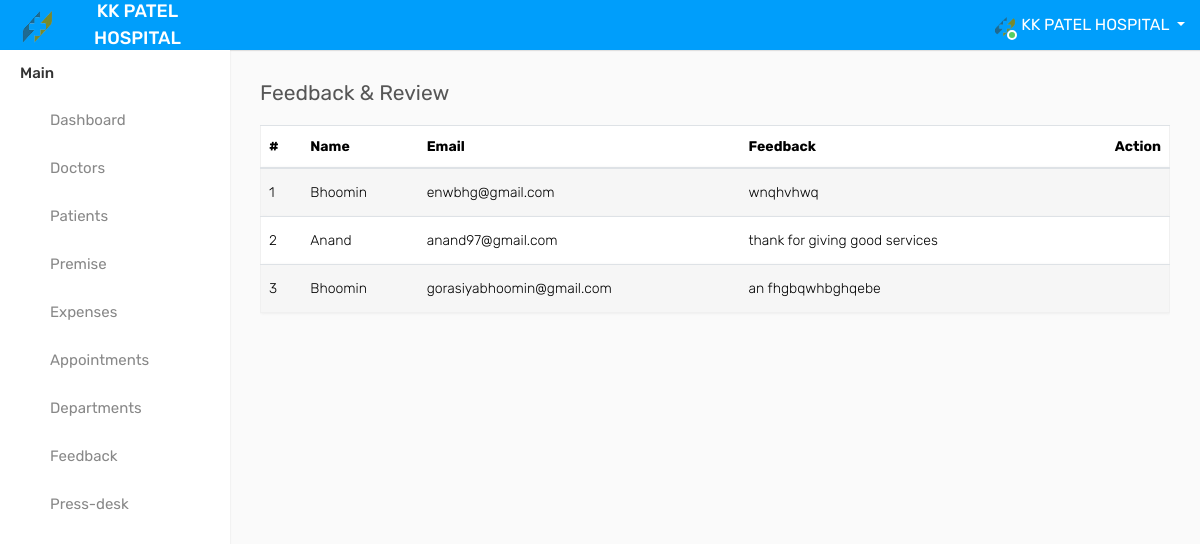
Screenshot of /admin/feedback.php (signed in) with the database file from the repository.
### tables this page shows
CREATE TABLE `admin_data` (
  `admin_id` bigint UNSIGNED NOT NULL,
  `username` varchar(255) NOT NULL,
  `email` varchar(255) NOT NULL,
  `logo` varchar(255) NOT NULL,
  `password` varchar(255) NOT NULL,
  `city` varchar(100) NOT NULL,
  `postal_code` int NOT NULL,
  `phone` int NOT NULL,
  `address` varchar(255) NOT NULL,
  `created_at` timestamp NULL DEFAULT NULL,
  `updated_at` timestamp NULL DEFAULT NULL
);

CREATE TABLE `feedback` (
  `id` int NOT NULL,
  `name` varchar(255) NOT NULL,
  `email` varchar(255) NOT NULL,
  `message` text NOT NULL,
  `created_at` timestamp NULL DEFAULT CURRENT_TIMESTAMP
);

### admin/feedback.php (the view, shortened to what this page needs)
<?php
include_once("../Database/connection.php");
$sql = "SELECT * FROM feedback";
$feedback_result = $con->query($sql);
$admin_email = $_SESSION['admin_email'];
$sql = "SELECT * FROM admin_data WHERE email = ?";
$stmt = $con->prepare($sql);
$stmt->bind_param("s", $admin_email);
$stmt->execute();
$result = $stmt->get_result();
$admin_data = $result->fetch_assoc();
?>
<!DOCTYPE html>
<html lang="en">
<head>
    <link rel="stylesheet" type="text/css" href="assets/css/bootstrap.min.css">
    <link rel="stylesheet" type="text/css" href="assets/css/font-awesome.min.css">
    <link rel="stylesheet" type="text/css" href="assets/css/style.css">
</head>
<body>
<div class="main-wrapper">
<div class="header">
			<div class="header-left">
				<a href="index-2.php" class="logo">
                <img src="assets/img/<?php echo $admin_data['logo']; ?>" width="35" height="35" alt=""> <span>KK PATEL HOSPITAL</span>
				</a>
			</div>
			<a id="toggle_btn" href="javascript:void(0);"><i class="fa fa-bars"></i></a>
            <ul class="nav user-menu float-right">
                <li class="nav-item dropdown has-arrow">
                    <a href="#" class="dropdown-toggle nav-link user-link" data-toggle="dropdown">
                        <span class="user-img">
                            <img class="rounded-circle" src="assets/img/<?php echo $admin_data['logo']; ?>" width="40" alt="Admin">
                            <span class="status online"></span>
                        </span>
                        <span><?php echo htmlspecialchars($admin_data['username']); ?></span>
                    </a>
                </li>
            </ul>
        </div>
        </div>
        <div class="sidebar" id="sidebar">
            <div class="sidebar-inner slimscroll">
                <div id="sidebar-menu" class="sidebar-menu">
                    <ul>
                        <li class="menu-title">Main</li>
                        <li>
                            <a href="index-2.php"><i class="fa fa-dashboard"></i> <span>Dashboard</span></a>
                        </li>
						<li>
                            <a href="doctors.php"><i class="fa fa-user-md"></i> <span>Doctors</span></a>
                        </li>
                        <li>
                            <a href="patients.php"><i class="fa fa-wheelchair"></i> <span>Patients</span></a>
                        </li>
                        <li>
                            <a href="premise.php"><i class="fa fa-building"></i> <span>Premise</span></a>
                        </li>
                        <li>
                            <a href="expenses.php"><i class="fa fa-money"></i> <span>Expenses</span></a>
                        </li>
                        <li>
                            <a href="appointments.php"><i class="fa fa-calendar"></i> <span>Appointments</span></a>
                        </li>
                        <li>
                            <a href="departments.php"><i class="fa fa-hospital-o"></i> <span>Departments</span></a>
                        </li>
                        <li>
                            <a href="feedback.php"><i class="fa fa-comment-o"></i> <span>Feedback</span></a>
                        </li>
                        <li>
                            <a href="press-desk.php"><i class="fa fa-newspaper-o"></i> <span>Press-desk</span></a>
                        </li>
                    </ul>
                </div>
            </div>
        </div>
        <div class="page-wrapper">
        <div class="content">
            <div class="row">
                <div class="col-sm-4 col-3">
                    <h4 class="page-title">Feedback & Review</h4>
                </div>
            </div>
            <div class="row">
                <div class="col-md-12">
                    <div class="table-responsive">
                        <table class="table table-striped custom-table">
                            <thead>
                                <tr>
                                    <th>#</th>
                                    <th>Name</th>
                                    <th>Email</th>
                                    <th>Feedback</th>
                                    <th class="text-right">Action</th>
                                </tr>
                            </thead>
                            <tbody>
                            <?php
                            if ($feedback_result && $feedback_result->num_rows > 0) {
                                $count = 1;
                                while($row = $feedback_result->fetch_assoc()) {
                            ?>
                                <tr>
                                    <td><?php echo $count++; ?></td>
                                    <td><?php echo htmlspecialchars($row['name']); ?></td>
                                    <td><?php echo htmlspecialchars($row['email']); ?></td>
                                    <td><?php echo htmlspecialchars($row['message']); ?></td>
                                    <td class="text-right">
                                        <div class="dropdown dropdown-action">
                                            <a href="#" class="action-icon dropdown-toggle" data-toggle="dropdown" aria-expanded="false"><i class="fa fa-ellipsis-v"></i></a>
                                        </div>
                                    </td>
                                </tr>
                            <?php
                                }
                            }
                            ?>
                            </tbody>
                        </table>
                    </div>
                </div>
            </div>
        </div>
    </div>
</body>
</html>

### rows the page displays
admin_data: logo (picture), username "KK PATEL HOSPITAL"
feedback: name "Bhoomin", email "enwbhg@gmail.com", message "wnqhvhwq"
feedback: name "Anand", email "anand97@gmail.com", message "thank for giving good services"
feedback: name "Bhoomin", email "gorasiyabhoomin@gmail.com", message "an fhgbqwhbghqebe"
